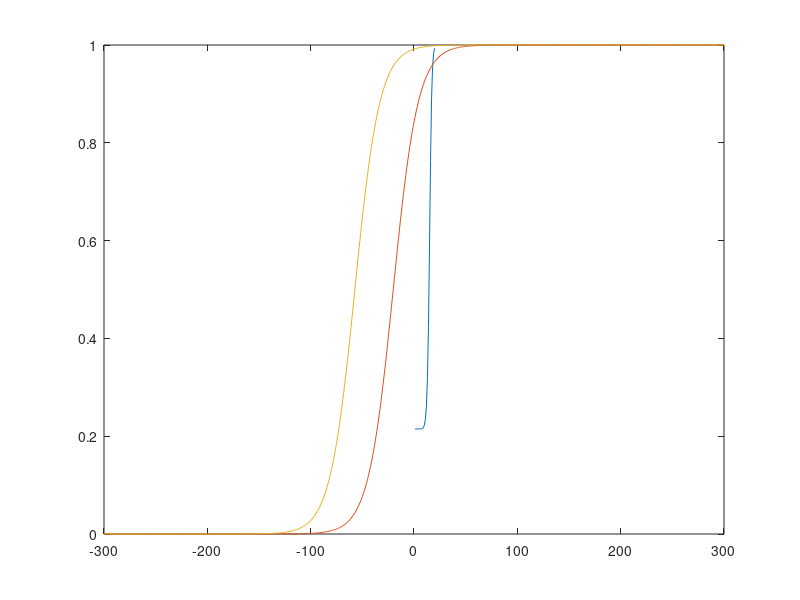
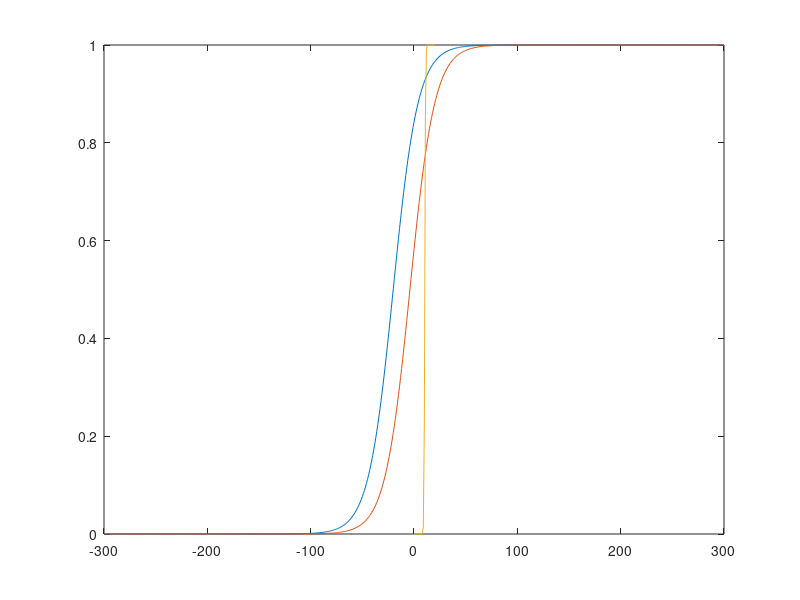

The MATLAB script that drew these images, in order:
clear all
bet = 0.1300;
v_Ca3 = -27;
R_K = 12;

Ca = 0.2705; v = -35.66; 
for i = 1:20 cGMP2(i) = i; 
c_w(i)=i^10*0.0000000000006; y_Kactiv2(i) = ((Ca + c_w(i) )^2 / ( (Ca + c_w(i))^2 + bet*exp(-(v - v_Ca3)/R_K) ));
end
figure(13), plot(cGMP2,y_Kactiv2)
hold all

%%
clear all
bet = 0.1300;
v_Ca3 = -27;
R_K = 12;
c_w = 0; 
Ca = 0.2705;  
for c_w = [0,1]
    for i = -300:300 
        j = 301 +i;
        v(j) = i; 
        c_w ; 
        y_Kactiv2(j) =  ((Ca + c_w)^2 / ((Ca + c_w)^2 + bet*exp(-(v(j) - v_Ca3)/R_K) ));
    end
    figure(13), plot(v,y_Kactiv2)
    hold on
end

%%
clear all
bet = 0.1300;
v_Ca3 = -27;
R_K = 12;
c_w = 0; 
Ca = 0.2705;  
const1 =  0.0732;
for bet = [0.13,0.5]
    for i = -300:300 
        j = 301 +i;
        v(j) = i; 
        c_w ; 
        y_Kactiv2(j) = (const1) / ( (const1) + bet*exp(-(v(j) - v_Ca3)/R_K) );
    end
    figure(14), plot(v,y_Kactiv2)
    hold all
end


%% cGMP - c_w
%clear all

% const1 = 0.0001; % shift in x-dir - the lower, the more right
% const2 = 2; % steepness - the higher the steeper
% const3 = 0; % shift in x-dir ??
% const4 = 1000000; % shift in x-dir - the higher, the more right

% const1 = 0.0001; % shift in x-dir - the lower, the more right
% const2 = 2; % steepness - the higher the steeper
% const3 = 0; % shift in x-dir ??
% const4 = 100000; % shift in x-dir - the higher, the more right

%best best
% const1 = 0.0001; % shift in x-dir - the lower, the more right
% const2 = 2; % steepness - the higher the steeper
% const3 = 0; % shift in x-dir ??
% const4 = 100000; % shift in x-dir - the higher, the more right

% best: 
const1 = 0.0000001; % shift in x-dir - the lower, the more right
const2 = 3; % steepness - the higher the steeper
const3 = 1; % shift in x-dir ??
const4 = 10000000; % shift in x-dir - the higher, the more right

%I took this one:
% const1 = 0.0000001; % shift in x-dir - the lower, the more right
% const2 = 3; % steepness - the higher the steeper
% const3 = 0; % shift in x-dir ??
% const4 = 10000000; % shift in x-dir - the higher, the more right

% const1 = 0.0000000001; % shift in x-dir - the lower, the more right
% const2 = 5; % steepness - the higher the steeper
% const3 = 1; % shift in x-dir ??
% const4 = 100000000000; % shift in x-dir - the higher, the more right
% 
% const1 = 0.0000000000000001; % shift in x-dir - the lower, the more right
% const2 = 10; % steepness - the higher the steeper
% const3 = 1; % shift in x-dir ??
% const4 = 1000000000000000000000000; % shift in x-dir - the higher, the more right


for i = 0:20 
    j = 1 + i;
    cGMP(j) = i; 
    c_w(j) = const1 / (const1 + const4 * (exp(-cGMP(j) * const2 - const3)));
end
figure(14), plot(cGMP,c_w)
hold all
